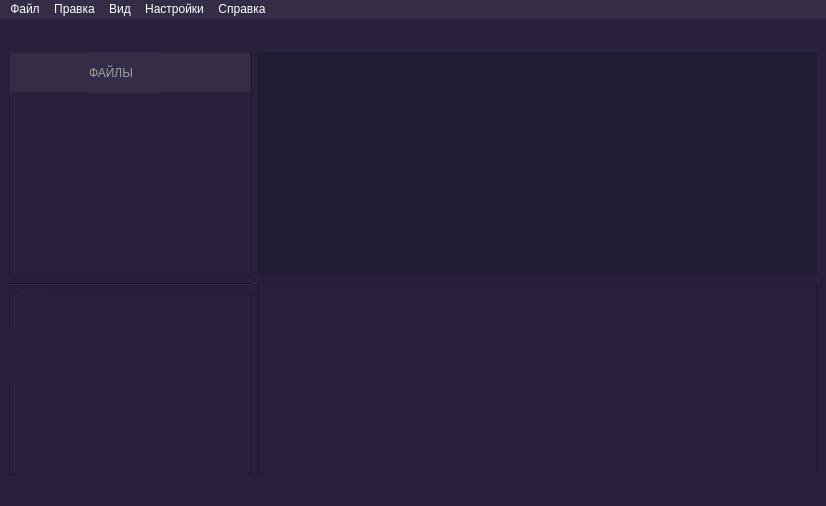
<?xml version="1.0" encoding="UTF-8"?>
<ui version="4.0">
 <class>MainWindow</class>
 <widget class="QMainWindow" name="MainWindow">
  <property name="geometry">
   <rect>
    <x>0</x>
    <y>0</y>
    <width>826</width>
    <height>506</height>
   </rect>
  </property>
  <property name="windowTitle">
   <string>MainWindow</string>
  </property>
  <property name="styleSheet">
   <string notr="true">background-color: rgb(41, 32, 61);</string>
  </property>
  <widget class="QWidget" name="centralwidget">
   <layout class="QGridLayout" name="gridLayout">
    <item row="1" column="1">
     <widget class="QTextEdit" name="textEdit_2">
      <property name="styleSheet">
       <string notr="true">color: rgb(255, 255, 255);
font: 11pt &quot;MS Shell Dlg 2&quot;;
background-color: rgb(34, 27, 52);
border: none
</string>
      </property>
     </widget>
    </item>
    <item row="0" column="0">
     <widget class="QPushButton" name="pushButton_3">
      <property name="styleSheet">
       <string notr="true">border: none</string>
      </property>
      <property name="text">
       <string>ᅠᅠᅠᅠᅠᅠᅠᅠᅠᅠᅠᅠᅠᅠᅠᅠᅠᅠᅠᅠᅠᅠ</string>
      </property>
     </widget>
    </item>
    <item row="3" column="0">
     <widget class="Line" name="line">
      <property name="orientation">
       <enum>Qt::Horizontal</enum>
      </property>
     </widget>
    </item>
    <item row="3" column="1" rowspan="4">
     <widget class="QTextEdit" name="textEdit"/>
    </item>
    <item row="1" column="0">
     <widget class="QFrame" name="frame_3">
      <property name="frameShape">
       <enum>QFrame::StyledPanel</enum>
      </property>
      <property name="frameShadow">
       <enum>QFrame::Raised</enum>
      </property>
      <widget class="QFrame" name="frame_4">
       <property name="geometry">
        <rect>
         <x>0</x>
         <y>0</y>
         <width>242</width>
         <height>41</height>
        </rect>
       </property>
       <property name="styleSheet">
        <string notr="true">background-color: rgb(52, 45, 69);</string>
       </property>
       <property name="frameShape">
        <enum>QFrame::StyledPanel</enum>
       </property>
       <property name="frameShadow">
        <enum>QFrame::Raised</enum>
       </property>
       <widget class="QLabel" name="label">
        <property name="geometry">
         <rect>
          <x>80</x>
          <y>0</y>
          <width>71</width>
          <height>41</height>
         </rect>
        </property>
        <property name="styleSheet">
         <string notr="true">color: rgb(255, 255, 255);
font: 14pt &quot;MS Shell Dlg 2&quot;;
color: rgb(159, 159, 159);</string>
        </property>
        <property name="text">
         <string>ФАЙЛЫ</string>
        </property>
       </widget>
      </widget>
     </widget>
    </item>
    <item row="4" column="0" rowspan="3">
     <widget class="QFrame" name="frame_6">
      <property name="frameShape">
       <enum>QFrame::StyledPanel</enum>
      </property>
      <property name="frameShadow">
       <enum>QFrame::Raised</enum>
      </property>
      <widget class="QPushButton" name="pushButton_4">
       <property name="geometry">
        <rect>
         <x>10</x>
         <y>0</y>
         <width>31</width>
         <height>31</height>
        </rect>
       </property>
       <property name="styleSheet">
        <string notr="true">background-image: url(C:/Users/Стас/Documents/Products/Python Code/Text-Field/13021 (2).png);
border: none
</string>
       </property>
       <property name="text">
        <string/>
       </property>
      </widget>
      <widget class="QPushButton" name="pushButton_5">
       <property name="geometry">
        <rect>
         <x>-10</x>
         <y>40</y>
         <width>51</width>
         <height>51</height>
        </rect>
       </property>
       <property name="styleSheet">
        <string notr="true">background-image: url(C:/Users/Стас/Documents/Products/Python Code/Text-Field/depositphotos_417378416-stock-illustration-floppy-disk-icon-simple-illustration (1) (1).png);
border:none</string>
       </property>
       <property name="text">
        <string/>
       </property>
      </widget>
     </widget>
    </item>
   </layout>
  </widget>
  <widget class="QMenuBar" name="menubar">
   <property name="geometry">
    <rect>
     <x>0</x>
     <y>0</y>
     <width>826</width>
     <height>21</height>
    </rect>
   </property>
   <property name="styleSheet">
    <string notr="true">color: rgb(255, 255, 255);
background-color: rgb(52, 45, 69);</string>
   </property>
   <widget class="QMenu" name="file_menu">
    <property name="styleSheet">
     <string notr="true">color: rgb(255, 255, 255);

</string>
    </property>
    <property name="title">
     <string>Файл</string>
    </property>
   </widget>
   <widget class="QMenu" name="pravka_menu">
    <property name="title">
     <string>Правка</string>
    </property>
   </widget>
   <widget class="QMenu" name="vid_menu">
    <property name="title">
     <string>Вид</string>
    </property>
   </widget>
   <widget class="QMenu" name="spravka_menu">
    <property name="title">
     <string>Справка</string>
    </property>
   </widget>
   <widget class="QMenu" name="menu">
    <property name="title">
     <string>Настройки</string>
    </property>
   </widget>
   <addaction name="file_menu"/>
   <addaction name="pravka_menu"/>
   <addaction name="vid_menu"/>
   <addaction name="menu"/>
   <addaction name="spravka_menu"/>
  </widget>
  <widget class="QStatusBar" name="statusbar"/>
 </widget>
 <resources/>
 <connections/>
</ui>
